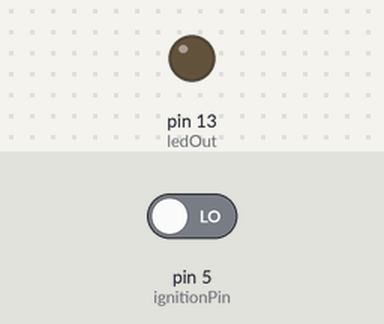
Simulated run of this sketch. Board: Arduino Uno, built with avr-gcc and run on an emulated ATmega328P. Shown: output pins drawn as LEDs (lit = HIGH). Inputs (shaded band) come from the test bench; at power-on: pin 5 (ignitionPin) LOW.

Above: at 1.2 s.
1.3 s: pin 5 (ignitionPin) driven HIGH
At 1.8 s:
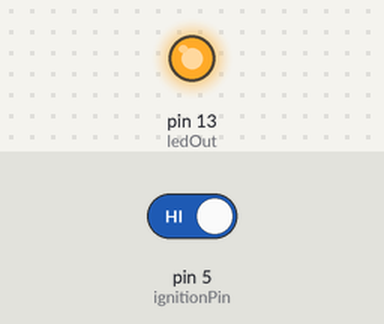
2.8 s: pin 5 (ignitionPin) driven LOW
At 4.2 s:
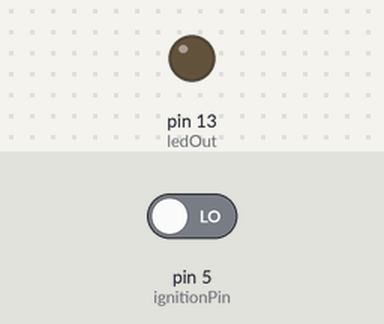
Timing chart, 0 to 5.8 s (numbered marks = the images above; inputs shaded):
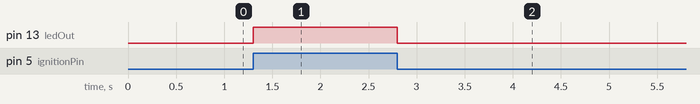

Measured:
- after the input at 1.3 s, pin 13 (ledOut): LOW → HIGH at once
- after the input at 2.8 s, pin 13 (ledOut): HIGH → LOW at once

The sketch:

ignicion.ino
```cpp
const int ignitionPin = 5;
const int ledOut =  13;

int ignitionState = 0;

void setup() {
  pinMode(ledOut, OUTPUT);
  pinMode(ignitionPin, INPUT);
}

void loop() {
  ignitionState = digitalRead(ignitionPin);

  if (ignitionState == HIGH) {
    digitalWrite(ledOut, HIGH);
  } else {
    digitalWrite(ledOut, LOW);
  }
}
```
